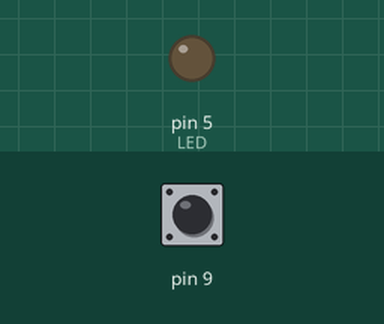
This sketch was run on a simulated Arduino Uno, built with avr-gcc and run on an emulated ATmega328P. Parts: output pins drawn as LEDs (lit = HIGH). The test bench sets the inputs (shaded band); at power-on: pin 9 HIGH. What the sketch prints to the serial monitor is not drawn.

Above: at 1.2 s.
1.3 s: pin 9 pulled LOW for 0.15 s
At 2.8 s:
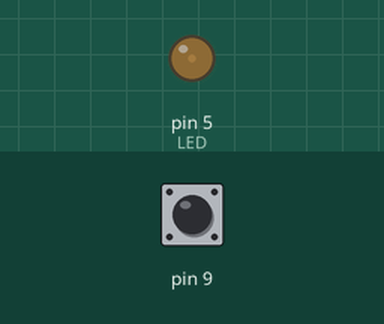
4.3 s: pin 9 pulled LOW for 1 s
At 7.0 s:
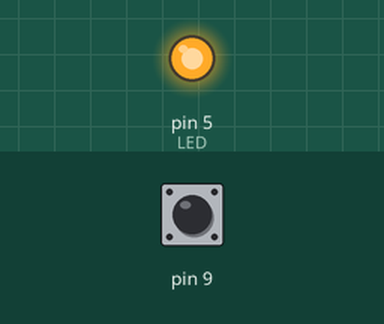
Timing chart, 0 to 8.5 s (numbered marks = the images above; inputs shaded):
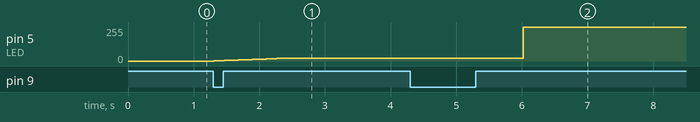

The sketch:

Telerupteur-3etats_variation-luminosite-LED.ino
```cpp
#include <CapacitiveSensor.h>
CapacitiveSensor pad = CapacitiveSensor(8, 9); // 8 > output, 9 > input
const int LED = 5;

int bpState;
int oldBpState;
int lastState = 1;
int i = 0;
int delayVal = 0;
boolean done = false;

void setup() {
  Serial.begin(9600);
  pinMode(LED, OUTPUT);
}

void loop () {
  int val = pad.capacitiveSensor(30);
  Serial.println(val);

  if(val > 100) {
    if(!done) {
      done = true;
      lastState++;
      if(lastState > 3) lastState = 1;

      int toCalc = 255;
      switch(lastState) {
        case 1: toCalc = i; break;
        case 2: toCalc = abs(20-i); break;
        case 3: toCalc = abs(255-i); break;
      }

      delayVal = (int)(1000/toCalc);
    }
  } else {
    done = false;
  }

  switch(lastState) {
    case 1 :
      if(i>0) i--;
      break;

    case 2 :
      if(i < 20) i++;
      if(i > 20) i--;
      break;

    case 3 :
      if(i < 255) i++;
      break;
  }

  analogWrite(LED, i);
  delay(delayVal);
}
```

Measured:
- after the input at 1.3 s, pin 5 (LED): moves from 0/255 to 20/255 over 1.0 s, starting at once
- after the input at 4.3 s, pin 5 (LED): 20/255 → 255/255 after 1.7 s
